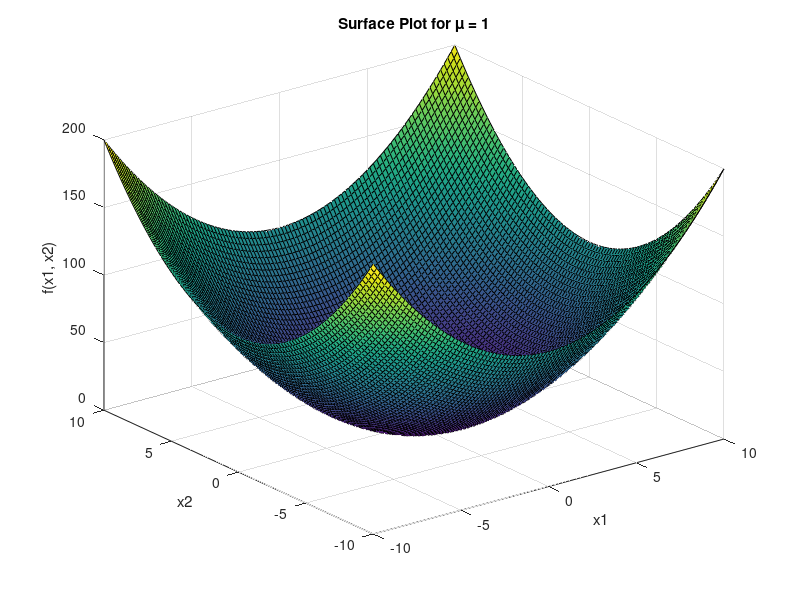
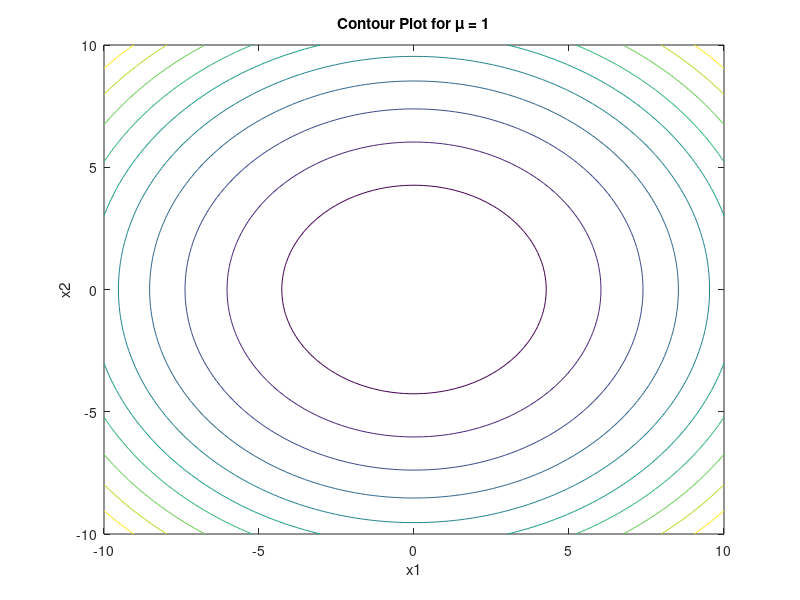
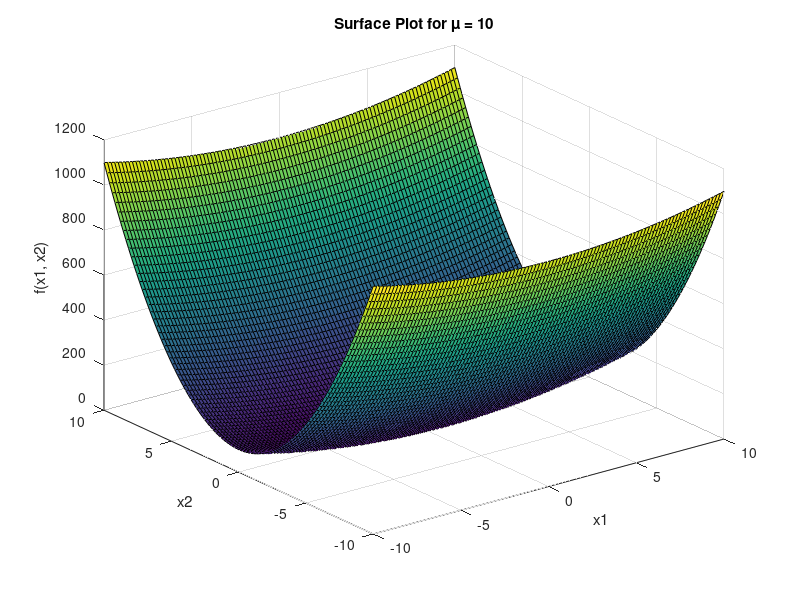
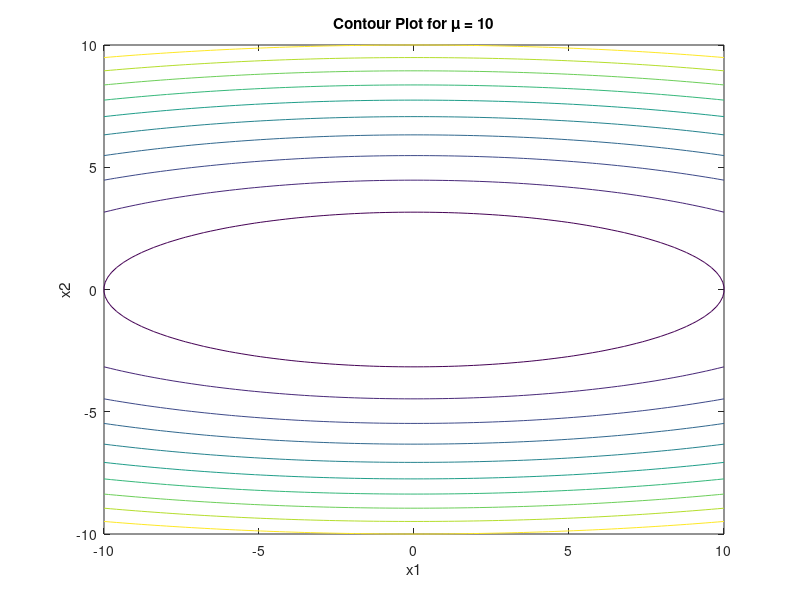

Write MATLAB code to recreate these figures, in order.

f = @(x1, x2, mu) x1.^2 + mu * x2.^2;

x1 = linspace(-10, 10, 100);
x2 = linspace(-10, 10, 100);
[X1, X2] = meshgrid(x1, x2);

mu_values = [1, 10];

for i = 1:length(mu_values)
    mu = mu_values(i);
    
    Z = f(X1, X2, mu);
    
    % surfaces
    figure;
    surf(X1, X2, Z);
    xlabel('x1');
    ylabel('x2');
    zlabel('f(x1, x2)');
    title(['Surface Plot for \mu = ', num2str(mu)]);
    
    % contours
    figure;
    contour(X1, X2, Z);
    xlabel('x1');
    ylabel('x2');
    title(['Contour Plot for \mu = ', num2str(mu)]);
end
